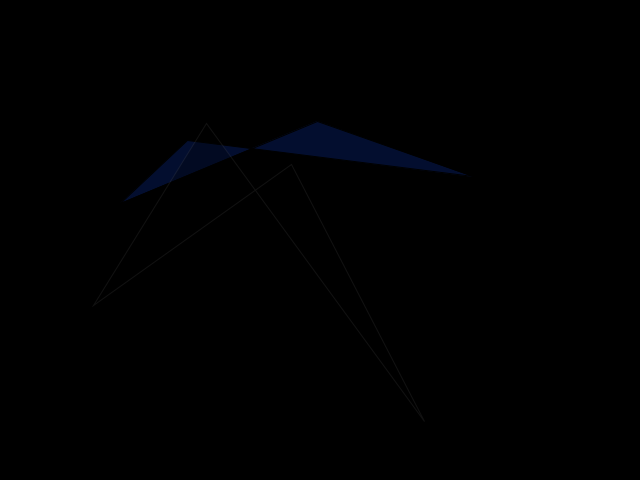
Frame 1 (no input)
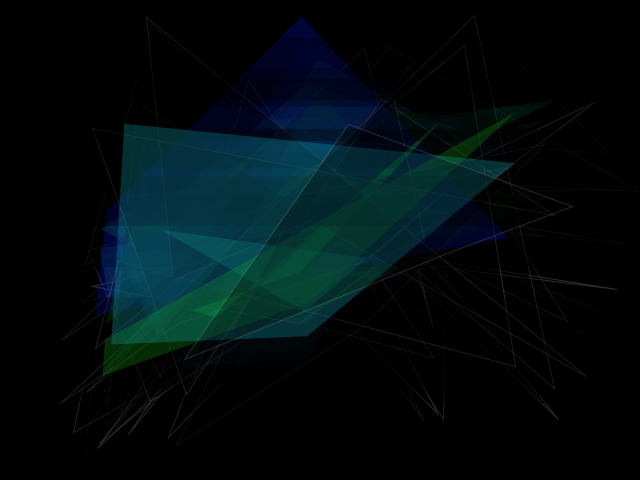
Frame 60 (the mouse pressed at the canvas centre just before this capture)
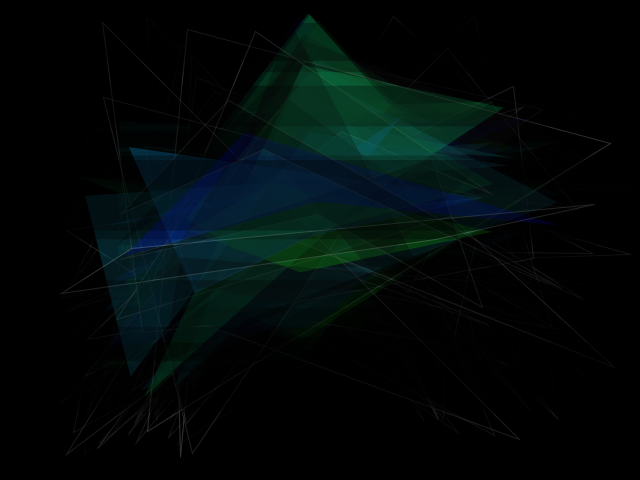
Frame 120 (the mouse held since frame 60 and released just before this capture)

The Processing sketch that drew these frames (run headless with seeded random() and noise(); from frame 60 on, the mouse is pressed at the canvas centre):

// Processing sketch: quads
// ── quads.pde
Form myQuad;
Form myQuad2;

void setup(){

size(640, 480);
background(0);

}

void draw(){

fill(random(20), random(255), random(233), random(40, 100));
myQuad = new Form(random(300, 320), random(10, 360), random(400, 560), random(100, 240), random(80, 400), random(120, 340), random(100, 200), random(200, 400));

stroke(random(250), 50);
fill(0, 70);
myQuad2 = new Form(random(100, 520), random(10, 260), random(400, 640), random(100, 440), random(80, 400), random(120, 340), random(60, 200), random(200, 460));

noStroke();
fill(0, 80);
rect(random(40), random(370), 680, random(90));
}

class Form {

// Form(float x1, float y1, float x2, float y2, float x3, float y3, float x4, float y4, float x5, float y5){ //hier habe ich versucht einen quad mit fünf punkten zu erzeugen, was aber nicht funktioniert, dafür aber mit vertex
	Form(float x1, float y1, float x2, float y2, float x3, float y3, float x4, float y4){

	quad(x1, y1, x2, y2, x3, y3, x4, y4);
	// quad(x1, y1, x2, y2, x3, y3, x4, y4, x5, y5);
	}
}
